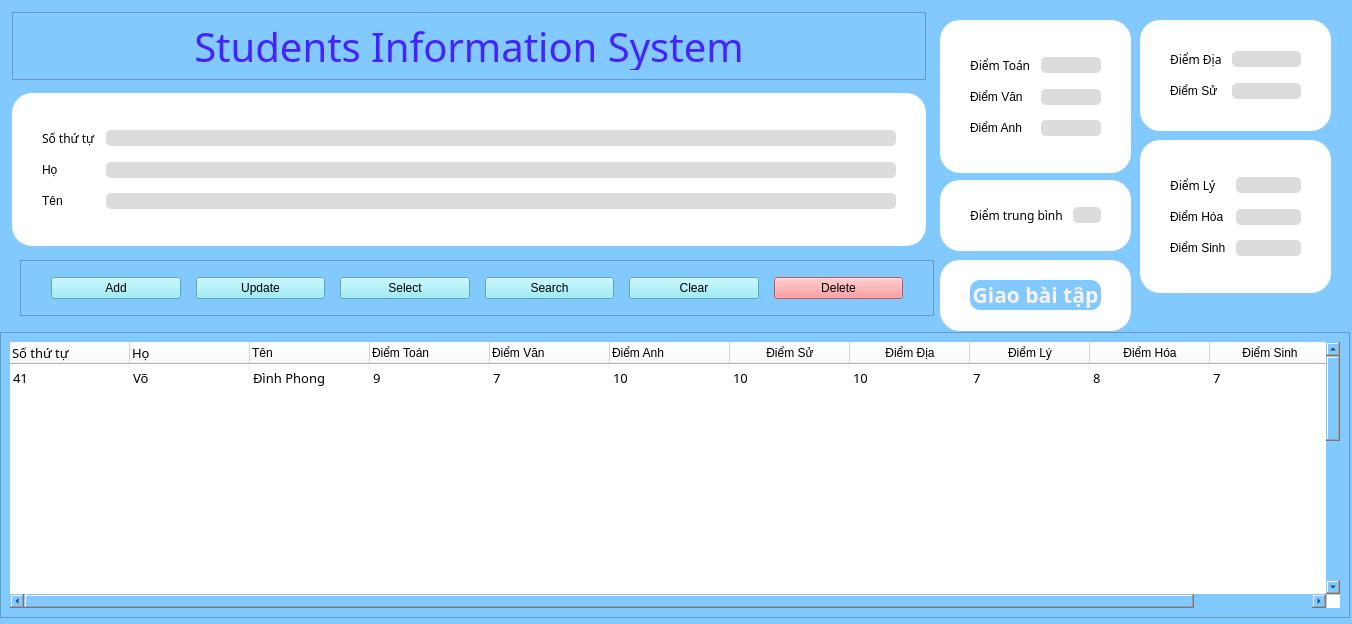
<?xml version="1.0" encoding="UTF-8"?>
<ui version="4.0">
 <class>MainWindow</class>
 <widget class="QMainWindow" name="MainWindow">
  <property name="geometry">
   <rect>
    <x>0</x>
    <y>0</y>
    <width>1352</width>
    <height>624</height>
   </rect>
  </property>
  <property name="windowTitle">
   <string>MainWindow</string>
  </property>
  <property name="styleSheet">
   <string notr="true">background-color:rgb(129, 201, 255);</string>
  </property>
  <widget class="QWidget" name="centralwidget">
   <widget class="QFrame" name="result_frame">
    <property name="geometry">
     <rect>
      <x>0</x>
      <y>332</y>
      <width>1350</width>
      <height>286</height>
     </rect>
    </property>
    <property name="styleSheet">
     <string notr="true">color: black;</string>
    </property>
    <property name="frameShape">
     <enum>QFrame::StyledPanel</enum>
    </property>
    <property name="frameShadow">
     <enum>QFrame::Raised</enum>
    </property>
    <layout class="QGridLayout" name="gridLayout_14">
     <item row="0" column="0">
      <widget class="QTableWidget" name="tableWidget_4">
       <property name="font">
        <font>
         <family>黑体</family>
         <pointsize>10</pointsize>
        </font>
       </property>
       <property name="cursor" stdset="0">
        <cursorShape>ForbiddenCursor</cursorShape>
       </property>
       <property name="focusPolicy">
        <enum>Qt::NoFocus</enum>
       </property>
       <property name="styleSheet">
        <string notr="true">background-color: white;
color:black;</string>
       </property>
       <property name="frameShape">
        <enum>QFrame::NoFrame</enum>
       </property>
       <property name="selectionMode">
        <enum>QAbstractItemView::ExtendedSelection</enum>
       </property>
       <property name="selectionBehavior">
        <enum>QAbstractItemView::SelectRows</enum>
       </property>
       <property name="showGrid">
        <bool>false</bool>
       </property>
       <property name="gridStyle">
        <enum>Qt::NoPen</enum>
       </property>
       <property name="sortingEnabled">
        <bool>true</bool>
       </property>
       <property name="wordWrap">
        <bool>true</bool>
       </property>
       <property name="cornerButtonEnabled">
        <bool>false</bool>
       </property>
       <property name="rowCount">
        <number>21</number>
       </property>
       <attribute name="horizontalHeaderCascadingSectionResizes">
        <bool>false</bool>
       </attribute>
       <attribute name="horizontalHeaderDefaultSectionSize">
        <number>120</number>
       </attribute>
       <attribute name="horizontalHeaderMinimumSectionSize">
        <number>50</number>
       </attribute>
       <attribute name="horizontalHeaderStretchLastSection">
        <bool>true</bool>
       </attribute>
       <attribute name="verticalHeaderVisible">
        <bool>false</bool>
       </attribute>
       <attribute name="verticalHeaderCascadingSectionResizes">
        <bool>false</bool>
       </attribute>
       <attribute name="verticalHeaderDefaultSectionSize">
        <number>28</number>
       </attribute>
       <attribute name="verticalHeaderHighlightSections">
        <bool>false</bool>
       </attribute>
       <attribute name="verticalHeaderShowSortIndicator" stdset="0">
        <bool>true</bool>
       </attribute>
       <attribute name="verticalHeaderStretchLastSection">
        <bool>false</bool>
       </attribute>
       <row>
        <property name="text">
         <string>1</string>
        </property>
       </row>
       <row>
        <property name="text">
         <string>New Row</string>
        </property>
       </row>
       <row>
        <property name="text">
         <string>New Row</string>
        </property>
       </row>
       <row>
        <property name="text">
         <string>New Row</string>
        </property>
       </row>
       <row>
        <property name="text">
         <string>New Row</string>
        </property>
       </row>
       <row>
        <property name="text">
         <string>New Row</string>
        </property>
       </row>
       <row>
        <property name="text">
         <string>New Row</string>
        </property>
       </row>
       <row>
        <property name="text">
         <string>New Row</string>
        </property>
       </row>
       <row>
        <property name="text">
         <string>New Row</string>
        </property>
       </row>
       <row>
        <property name="text">
         <string>New Row</string>
        </property>
       </row>
       <row>
        <property name="text">
         <string>New Row</string>
        </property>
       </row>
       <row>
        <property name="text">
         <string>New Row</string>
        </property>
       </row>
       <row>
        <property name="text">
         <string>New Row</string>
        </property>
       </row>
       <row>
        <property name="text">
         <string>New Row</string>
        </property>
       </row>
       <row>
        <property name="text">
         <string>New Row</string>
        </property>
       </row>
       <row>
        <property name="text">
         <string>New Row</string>
        </property>
       </row>
       <row>
        <property name="text">
         <string>New Row</string>
        </property>
       </row>
       <row>
        <property name="text">
         <string>New Row</string>
        </property>
       </row>
       <row>
        <property name="text">
         <string>New Row</string>
        </property>
       </row>
       <row>
        <property name="text">
         <string>New Row</string>
        </property>
       </row>
       <row>
        <property name="text">
         <string>2</string>
        </property>
       </row>
       <column>
        <property name="text">
         <string>Số thứ tự</string>
        </property>
        <property name="font">
         <font>
          <family>黑体</family>
          <pointsize>10</pointsize>
         </font>
        </property>
        <property name="textAlignment">
         <set>AlignLeading|AlignVCenter</set>
        </property>
       </column>
       <column>
        <property name="text">
         <string>Họ</string>
        </property>
        <property name="font">
         <font>
          <family>黑体</family>
          <pointsize>10</pointsize>
         </font>
        </property>
        <property name="textAlignment">
         <set>AlignLeading|AlignVCenter</set>
        </property>
       </column>
       <column>
        <property name="text">
         <string>Tên</string>
        </property>
        <property name="textAlignment">
         <set>AlignLeading|AlignVCenter</set>
        </property>
       </column>
       <column>
        <property name="text">
         <string>Điểm Toán</string>
        </property>
        <property name="textAlignment">
         <set>AlignLeading|AlignVCenter</set>
        </property>
       </column>
       <column>
        <property name="text">
         <string>Điểm Văn</string>
        </property>
        <property name="textAlignment">
         <set>AlignLeading|AlignVCenter</set>
        </property>
       </column>
       <column>
        <property name="text">
         <string>Điểm Anh</string>
        </property>
        <property name="textAlignment">
         <set>AlignLeading|AlignVCenter</set>
        </property>
       </column>
       <column>
        <property name="text">
         <string>Điểm Sử</string>
        </property>
       </column>
       <column>
        <property name="text">
         <string>Điểm Địa</string>
        </property>
       </column>
       <column>
        <property name="text">
         <string>Điểm Lý</string>
        </property>
       </column>
       <column>
        <property name="text">
         <string>Điểm Hóa</string>
        </property>
       </column>
       <column>
        <property name="text">
         <string>Điểm Sinh</string>
        </property>
       </column>
       <item row="0" column="0">
        <property name="text">
         <string>41</string>
        </property>
       </item>
       <item row="0" column="1">
        <property name="text">
         <string>Võ</string>
        </property>
       </item>
       <item row="0" column="2">
        <property name="text">
         <string>Đình Phong</string>
        </property>
       </item>
       <item row="0" column="3">
        <property name="text">
         <string>9</string>
        </property>
       </item>
       <item row="0" column="4">
        <property name="text">
         <string>7</string>
        </property>
       </item>
       <item row="0" column="5">
        <property name="text">
         <string>10</string>
        </property>
       </item>
       <item row="0" column="6">
        <property name="text">
         <string>10</string>
        </property>
       </item>
       <item row="0" column="7">
        <property name="text">
         <string>10</string>
        </property>
       </item>
       <item row="0" column="8">
        <property name="text">
         <string>7</string>
        </property>
       </item>
       <item row="0" column="9">
        <property name="text">
         <string>8</string>
        </property>
       </item>
       <item row="0" column="10">
        <property name="text">
         <string>7</string>
        </property>
       </item>
       <item row="20" column="0">
        <property name="text">
         <string/>
        </property>
       </item>
      </widget>
     </item>
    </layout>
   </widget>
   <widget class="QFrame" name="function_frame">
    <property name="geometry">
     <rect>
      <x>20</x>
      <y>260</y>
      <width>914</width>
      <height>56</height>
     </rect>
    </property>
    <property name="frameShape">
     <enum>QFrame::StyledPanel</enum>
    </property>
    <property name="frameShadow">
     <enum>QFrame::Raised</enum>
    </property>
    <layout class="QHBoxLayout" name="horizontalLayout_7">
     <property name="spacing">
      <number>15</number>
     </property>
     <property name="leftMargin">
      <number>30</number>
     </property>
     <property name="topMargin">
      <number>10</number>
     </property>
     <property name="rightMargin">
      <number>30</number>
     </property>
     <property name="bottomMargin">
      <number>10</number>
     </property>
     <item>
      <widget class="QPushButton" name="add_btn_4">
       <property name="cursor">
        <cursorShape>PointingHandCursor</cursorShape>
       </property>
       <property name="styleSheet">
        <string notr="true">color: rgb(0,0,0);
background-color: rgb(132,232,246);</string>
       </property>
       <property name="text">
        <string>Add</string>
       </property>
       <property name="icon">
        <iconset>
         <normaloff>../#017_Students information system/icons/add.svg</normaloff>../#017_Students information system/icons/add.svg</iconset>
       </property>
       <property name="iconSize">
        <size>
         <width>20</width>
         <height>20</height>
        </size>
       </property>
      </widget>
     </item>
     <item>
      <widget class="QPushButton" name="update_btn_4">
       <property name="cursor">
        <cursorShape>PointingHandCursor</cursorShape>
       </property>
       <property name="styleSheet">
        <string notr="true">color: rgb(0,0,0);
background-color: rgb(132,232,246);</string>
       </property>
       <property name="text">
        <string>Update</string>
       </property>
       <property name="icon">
        <iconset>
         <normaloff>../#017_Students information system/icons/update.svg</normaloff>../#017_Students information system/icons/update.svg</iconset>
       </property>
       <property name="iconSize">
        <size>
         <width>20</width>
         <height>20</height>
        </size>
       </property>
      </widget>
     </item>
     <item>
      <widget class="QPushButton" name="select_btn_4">
       <property name="cursor">
        <cursorShape>PointingHandCursor</cursorShape>
       </property>
       <property name="styleSheet">
        <string notr="true">color: rgb(0,0,0);
background-color: rgb(132,232,246);</string>
       </property>
       <property name="text">
        <string>Select</string>
       </property>
       <property name="icon">
        <iconset>
         <normaloff>../#017_Students information system/icons/select.svg</normaloff>../#017_Students information system/icons/select.svg</iconset>
       </property>
       <property name="iconSize">
        <size>
         <width>20</width>
         <height>20</height>
        </size>
       </property>
      </widget>
     </item>
     <item>
      <widget class="QPushButton" name="search_btn_4">
       <property name="cursor">
        <cursorShape>PointingHandCursor</cursorShape>
       </property>
       <property name="styleSheet">
        <string notr="true">color: rgb(0,0,0);
background-color: rgb(132,232,246);</string>
       </property>
       <property name="text">
        <string>Search</string>
       </property>
       <property name="icon">
        <iconset>
         <normaloff>../#017_Students information system/icons/search.svg</normaloff>../#017_Students information system/icons/search.svg</iconset>
       </property>
       <property name="iconSize">
        <size>
         <width>20</width>
         <height>20</height>
        </size>
       </property>
      </widget>
     </item>
     <item>
      <widget class="QPushButton" name="clear_btn_4">
       <property name="cursor">
        <cursorShape>PointingHandCursor</cursorShape>
       </property>
       <property name="styleSheet">
        <string notr="true">color: rgb(0,0,0);
background-color: rgb(132,232,246);</string>
       </property>
       <property name="text">
        <string>Clear</string>
       </property>
       <property name="icon">
        <iconset>
         <normaloff>../#017_Students information system/icons/clear.svg</normaloff>../#017_Students information system/icons/clear.svg</iconset>
       </property>
       <property name="iconSize">
        <size>
         <width>20</width>
         <height>20</height>
        </size>
       </property>
      </widget>
     </item>
     <item>
      <widget class="QPushButton" name="delete_btn_4">
       <property name="cursor">
        <cursorShape>PointingHandCursor</cursorShape>
       </property>
       <property name="styleSheet">
        <string notr="true">color: rgb(0,0,0);
background-color: rgb(255,129,132);</string>
       </property>
       <property name="text">
        <string>Delete</string>
       </property>
       <property name="icon">
        <iconset>
         <normaloff>../#017_Students information system/icons/delete.svg</normaloff>../#017_Students information system/icons/delete.svg</iconset>
       </property>
       <property name="iconSize">
        <size>
         <width>20</width>
         <height>20</height>
        </size>
       </property>
      </widget>
     </item>
    </layout>
   </widget>
   <widget class="QFrame" name="info_frame">
    <property name="geometry">
     <rect>
      <x>12</x>
      <y>93</y>
      <width>914</width>
      <height>153</height>
     </rect>
    </property>
    <property name="styleSheet">
     <string notr="true">background-color: rgb(255,255,255);
border-radius: 20px;</string>
    </property>
    <property name="frameShape">
     <enum>QFrame::StyledPanel</enum>
    </property>
    <property name="frameShadow">
     <enum>QFrame::Raised</enum>
    </property>
    <layout class="QGridLayout" name="gridLayout_15">
     <property name="leftMargin">
      <number>30</number>
     </property>
     <property name="topMargin">
      <number>20</number>
     </property>
     <property name="rightMargin">
      <number>30</number>
     </property>
     <property name="bottomMargin">
      <number>20</number>
     </property>
     <property name="horizontalSpacing">
      <number>20</number>
     </property>
     <property name="verticalSpacing">
      <number>10</number>
     </property>
     <item row="0" column="0">
      <layout class="QGridLayout" name="gridLayout_16">
       <property name="horizontalSpacing">
        <number>10</number>
       </property>
       <property name="verticalSpacing">
        <number>15</number>
       </property>
       <item row="0" column="0">
        <widget class="QLabel" name="label_19">
         <property name="font">
          <font>
           <family>Segoe UI Semibold</family>
          </font>
         </property>
         <property name="styleSheet">
          <string notr="true">color: rgb(0,0,0);</string>
         </property>
         <property name="text">
          <string>Số thứ tự</string>
         </property>
        </widget>
       </item>
       <item row="1" column="1">
        <widget class="QLineEdit" name="lineEdit_14">
         <property name="styleSheet">
          <string notr="true">color: black;
background-color:rgb(220,220,220);
border-radius:5px;</string>
         </property>
        </widget>
       </item>
       <item row="2" column="1">
        <widget class="QLineEdit" name="lineEdit_15">
         <property name="styleSheet">
          <string notr="true">color: black;
background-color:rgb(220,220,220);
border-radius:5px;</string>
         </property>
        </widget>
       </item>
       <item row="2" column="0">
        <widget class="QLabel" name="label_21">
         <property name="styleSheet">
          <string notr="true">color: rgb(0,0,0);</string>
         </property>
         <property name="text">
          <string>Tên</string>
         </property>
        </widget>
       </item>
       <item row="0" column="1">
        <widget class="QLineEdit" name="lineEdit_13">
         <property name="styleSheet">
          <string notr="true">color: black;
background-color:rgb(220,220,220);
border-radius:5px;</string>
         </property>
         <property name="inputMethodHints">
          <set>Qt::ImhDigitsOnly</set>
         </property>
        </widget>
       </item>
       <item row="1" column="0">
        <widget class="QLabel" name="label_20">
         <property name="styleSheet">
          <string notr="true">color: rgb(0,0,0);</string>
         </property>
         <property name="text">
          <string>Họ</string>
         </property>
        </widget>
       </item>
      </layout>
     </item>
    </layout>
   </widget>
   <widget class="QFrame" name="frame_3">
    <property name="geometry">
     <rect>
      <x>12</x>
      <y>12</y>
      <width>914</width>
      <height>68</height>
     </rect>
    </property>
    <property name="frameShape">
     <enum>QFrame::StyledPanel</enum>
    </property>
    <property name="frameShadow">
     <enum>QFrame::Raised</enum>
    </property>
    <layout class="QHBoxLayout" name="horizontalLayout_8">
     <item>
      <widget class="QLabel" name="title_label_4">
       <property name="font">
        <font>
         <family>Script MT Bold</family>
         <pointsize>30</pointsize>
        </font>
       </property>
       <property name="styleSheet">
        <string notr="true">color: rgb(68, 35, 255);</string>
       </property>
       <property name="text">
        <string>Students Information System</string>
       </property>
       <property name="alignment">
        <set>Qt::AlignCenter</set>
       </property>
      </widget>
     </item>
    </layout>
   </widget>
   <widget class="QFrame" name="info_frame_2">
    <property name="geometry">
     <rect>
      <x>940</x>
      <y>20</y>
      <width>191</width>
      <height>153</height>
     </rect>
    </property>
    <property name="styleSheet">
     <string notr="true">background-color: rgb(255,255,255);
border-radius: 20px;</string>
    </property>
    <property name="frameShape">
     <enum>QFrame::StyledPanel</enum>
    </property>
    <property name="frameShadow">
     <enum>QFrame::Raised</enum>
    </property>
    <layout class="QGridLayout" name="gridLayout_21">
     <property name="leftMargin">
      <number>30</number>
     </property>
     <property name="topMargin">
      <number>20</number>
     </property>
     <property name="rightMargin">
      <number>30</number>
     </property>
     <property name="bottomMargin">
      <number>20</number>
     </property>
     <property name="horizontalSpacing">
      <number>20</number>
     </property>
     <property name="verticalSpacing">
      <number>10</number>
     </property>
     <item row="0" column="0">
      <layout class="QGridLayout" name="gridLayout_22">
       <property name="horizontalSpacing">
        <number>10</number>
       </property>
       <property name="verticalSpacing">
        <number>15</number>
       </property>
       <item row="0" column="0">
        <widget class="QLabel" name="label_31">
         <property name="font">
          <font>
           <family>Segoe UI Semibold</family>
          </font>
         </property>
         <property name="styleSheet">
          <string notr="true">color: rgb(0,0,0);</string>
         </property>
         <property name="text">
          <string>Điểm Toán</string>
         </property>
        </widget>
       </item>
       <item row="1" column="1">
        <widget class="QLineEdit" name="lineEdit_23">
         <property name="styleSheet">
          <string notr="true">color: black;
background-color:rgb(220,220,220);
border-radius:5px;</string>
         </property>
         <property name="text">
          <string/>
         </property>
        </widget>
       </item>
       <item row="2" column="1">
        <widget class="QLineEdit" name="lineEdit_24">
         <property name="styleSheet">
          <string notr="true">color: black;
background-color:rgb(220,220,220);
border-radius:5px;</string>
         </property>
        </widget>
       </item>
       <item row="2" column="0">
        <widget class="QLabel" name="label_32">
         <property name="styleSheet">
          <string notr="true">color: rgb(0,0,0);</string>
         </property>
         <property name="text">
          <string>Điểm Anh</string>
         </property>
        </widget>
       </item>
       <item row="0" column="1">
        <widget class="QLineEdit" name="lineEdit_25">
         <property name="styleSheet">
          <string notr="true">color: black;
background-color:rgb(220,220,220);
border-radius:5px;</string>
         </property>
         <property name="inputMethodHints">
          <set>Qt::ImhDigitsOnly</set>
         </property>
        </widget>
       </item>
       <item row="1" column="0">
        <widget class="QLabel" name="label_33">
         <property name="styleSheet">
          <string notr="true">color: rgb(0,0,0);</string>
         </property>
         <property name="text">
          <string>Điểm Văn</string>
         </property>
        </widget>
       </item>
      </layout>
     </item>
    </layout>
   </widget>
   <widget class="QFrame" name="info_frame_3">
    <property name="geometry">
     <rect>
      <x>1140</x>
      <y>20</y>
      <width>191</width>
      <height>111</height>
     </rect>
    </property>
    <property name="styleSheet">
     <string notr="true">background-color: rgb(255,255,255);
border-radius: 20px;</string>
    </property>
    <property name="frameShape">
     <enum>QFrame::StyledPanel</enum>
    </property>
    <property name="frameShadow">
     <enum>QFrame::Raised</enum>
    </property>
    <layout class="QGridLayout" name="gridLayout_23">
     <property name="leftMargin">
      <number>30</number>
     </property>
     <property name="topMargin">
      <number>20</number>
     </property>
     <property name="rightMargin">
      <number>30</number>
     </property>
     <property name="bottomMargin">
      <number>20</number>
     </property>
     <property name="horizontalSpacing">
      <number>20</number>
     </property>
     <property name="verticalSpacing">
      <number>10</number>
     </property>
     <item row="0" column="0">
      <layout class="QGridLayout" name="gridLayout_24">
       <property name="horizontalSpacing">
        <number>10</number>
       </property>
       <property name="verticalSpacing">
        <number>15</number>
       </property>
       <item row="0" column="0">
        <widget class="QLabel" name="label_34">
         <property name="font">
          <font>
           <family>Segoe UI Semibold</family>
          </font>
         </property>
         <property name="styleSheet">
          <string notr="true">color: rgb(0,0,0);</string>
         </property>
         <property name="text">
          <string>Điểm Địa</string>
         </property>
        </widget>
       </item>
       <item row="1" column="1">
        <widget class="QLineEdit" name="lineEdit_26">
         <property name="styleSheet">
          <string notr="true">color: black;
background-color:rgb(220,220,220);
border-radius:5px;</string>
         </property>
        </widget>
       </item>
       <item row="1" column="0">
        <widget class="QLabel" name="label_36">
         <property name="styleSheet">
          <string notr="true">color: rgb(0,0,0);</string>
         </property>
         <property name="text">
          <string>Điểm Sử</string>
         </property>
        </widget>
       </item>
       <item row="0" column="1">
        <widget class="QLineEdit" name="lineEdit_28">
         <property name="styleSheet">
          <string notr="true">color: black;
background-color:rgb(220,220,220);
border-radius:5px;</string>
         </property>
         <property name="inputMethodHints">
          <set>Qt::ImhDigitsOnly</set>
         </property>
        </widget>
       </item>
      </layout>
     </item>
    </layout>
   </widget>
   <widget class="QFrame" name="info_frame_4">
    <property name="geometry">
     <rect>
      <x>1140</x>
      <y>140</y>
      <width>191</width>
      <height>153</height>
     </rect>
    </property>
    <property name="styleSheet">
     <string notr="true">background-color: rgb(255,255,255);
border-radius: 20px;</string>
    </property>
    <property name="frameShape">
     <enum>QFrame::StyledPanel</enum>
    </property>
    <property name="frameShadow">
     <enum>QFrame::Raised</enum>
    </property>
    <layout class="QGridLayout" name="gridLayout_25">
     <property name="leftMargin">
      <number>30</number>
     </property>
     <property name="topMargin">
      <number>20</number>
     </property>
     <property name="rightMargin">
      <number>30</number>
     </property>
     <property name="bottomMargin">
      <number>20</number>
     </property>
     <property name="horizontalSpacing">
      <number>20</number>
     </property>
     <property name="verticalSpacing">
      <number>10</number>
     </property>
     <item row="0" column="0">
      <layout class="QGridLayout" name="gridLayout_26">
       <property name="horizontalSpacing">
        <number>10</number>
       </property>
       <property name="verticalSpacing">
        <number>15</number>
       </property>
       <item row="0" column="0">
        <widget class="QLabel" name="label_35">
         <property name="font">
          <font>
           <family>Segoe UI Semibold</family>
          </font>
         </property>
         <property name="styleSheet">
          <string notr="true">color: rgb(0,0,0);</string>
         </property>
         <property name="text">
          <string>Điểm Lý</string>
         </property>
        </widget>
       </item>
       <item row="1" column="1">
        <widget class="QLineEdit" name="lineEdit_27">
         <property name="styleSheet">
          <string notr="true">color: black;
background-color:rgb(220,220,220);
border-radius:5px;</string>
         </property>
        </widget>
       </item>
       <item row="2" column="1">
        <widget class="QLineEdit" name="lineEdit_29">
         <property name="styleSheet">
          <string notr="true">color: black;
background-color:rgb(220,220,220);
border-radius:5px;</string>
         </property>
        </widget>
       </item>
       <item row="2" column="0">
        <widget class="QLabel" name="label_37">
         <property name="styleSheet">
          <string notr="true">color: rgb(0,0,0);</string>
         </property>
         <property name="text">
          <string>Điểm Sinh</string>
         </property>
        </widget>
       </item>
       <item row="0" column="1">
        <widget class="QLineEdit" name="lineEdit_30">
         <property name="styleSheet">
          <string notr="true">color: black;
background-color:rgb(220,220,220);
border-radius:5px;</string>
         </property>
         <property name="inputMethodHints">
          <set>Qt::ImhDigitsOnly</set>
         </property>
        </widget>
       </item>
       <item row="1" column="0">
        <widget class="QLabel" name="label_38">
         <property name="styleSheet">
          <string notr="true">color: rgb(0,0,0);</string>
         </property>
         <property name="text">
          <string>Điểm Hóa</string>
         </property>
        </widget>
       </item>
      </layout>
     </item>
    </layout>
   </widget>
   <widget class="QFrame" name="info_frame_5">
    <property name="geometry">
     <rect>
      <x>940</x>
      <y>180</y>
      <width>191</width>
      <height>71</height>
     </rect>
    </property>
    <property name="styleSheet">
     <string notr="true">background-color: rgb(255,255,255);
border-radius: 20px;</string>
    </property>
    <property name="frameShape">
     <enum>QFrame::StyledPanel</enum>
    </property>
    <property name="frameShadow">
     <enum>QFrame::Raised</enum>
    </property>
    <layout class="QGridLayout" name="gridLayout_27">
     <property name="leftMargin">
      <number>30</number>
     </property>
     <property name="topMargin">
      <number>20</number>
     </property>
     <property name="rightMargin">
      <number>30</number>
     </property>
     <property name="bottomMargin">
      <number>20</number>
     </property>
     <property name="horizontalSpacing">
      <number>20</number>
     </property>
     <property name="verticalSpacing">
      <number>10</number>
     </property>
     <item row="0" column="0">
      <layout class="QGridLayout" name="gridLayout_28">
       <property name="horizontalSpacing">
        <number>10</number>
       </property>
       <property name="verticalSpacing">
        <number>15</number>
       </property>
       <item row="0" column="0">
        <widget class="QLabel" name="label_39">
         <property name="font">
          <font>
           <family>Segoe UI Semibold</family>
          </font>
         </property>
         <property name="styleSheet">
          <string notr="true">color: rgb(0,0,0);</string>
         </property>
         <property name="text">
          <string>Điểm trung bình</string>
         </property>
        </widget>
       </item>
       <item row="0" column="1">
        <widget class="QLineEdit" name="lineEdit_32">
         <property name="styleSheet">
          <string notr="true">color: black;
background-color:rgb(220,220,220);
border-radius:5px;</string>
         </property>
         <property name="inputMethodHints">
          <set>Qt::ImhDigitsOnly</set>
         </property>
        </widget>
       </item>
      </layout>
     </item>
    </layout>
   </widget>
   <widget class="QFrame" name="frame">
    <property name="geometry">
     <rect>
      <x>240</x>
      <y>700</y>
      <width>71</width>
      <height>71</height>
     </rect>
    </property>
    <property name="frameShape">
     <enum>QFrame::StyledPanel</enum>
    </property>
    <property name="frameShadow">
     <enum>QFrame::Raised</enum>
    </property>
   </widget>
   <widget class="QFrame" name="info_frame_6">
    <property name="geometry">
     <rect>
      <x>940</x>
      <y>260</y>
      <width>191</width>
      <height>71</height>
     </rect>
    </property>
    <property name="styleSheet">
     <string notr="true">background-color: rgb(255,255,255);
border-radius: 20px;</string>
    </property>
    <property name="frameShape">
     <enum>QFrame::StyledPanel</enum>
    </property>
    <property name="frameShadow">
     <enum>QFrame::Raised</enum>
    </property>
    <layout class="QGridLayout" name="gridLayout_29">
     <property name="leftMargin">
      <number>30</number>
     </property>
     <property name="topMargin">
      <number>20</number>
     </property>
     <property name="rightMargin">
      <number>30</number>
     </property>
     <property name="bottomMargin">
      <number>20</number>
     </property>
     <property name="horizontalSpacing">
      <number>20</number>
     </property>
     <property name="verticalSpacing">
      <number>10</number>
     </property>
     <item row="0" column="0">
      <widget class="QPushButton" name="loginButton">
       <property name="font">
        <font>
         <family>Bahnschrift</family>
         <pointsize>16</pointsize>
         <weight>75</weight>
         <italic>false</italic>
         <bold>true</bold>
        </font>
       </property>
       <property name="cursor">
        <cursorShape>PointingHandCursor</cursorShape>
       </property>
       <property name="styleSheet">
        <string notr="true">border-radius: 10px;
font: 600 16pt &quot;Bahnschrift&quot;;
background-color:rgb(129, 201, 255);
color: #F8F2EC;</string>
       </property>
       <property name="text">
        <string>Giao bài tập</string>
       </property>
      </widget>
     </item>
    </layout>
   </widget>
  </widget>
 </widget>
 <resources/>
 <connections/>
</ui>
